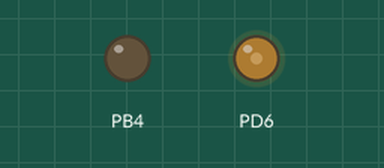
Recording of a program running on a simulated ATmega328P, built with avr-gcc and emulated at 16 MHz. On the bench: output pins drawn as LEDs (lit = HIGH). At 0.0 s the program stops and its outputs stay as they are.

Above: at 0.1 s.
Timing chart, 0 to 1.5 s (numbered marks = the images above):
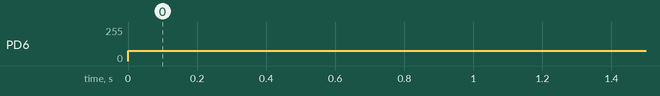

The program:

main.c
```c
#define F_CPU 16000000UL
#include <avr/io.h>
#include <util/delay.h>

int main(void)


{
	DDRD|=(1<<DDD6);  //configure PD6 as output sice we are using OCR0A
	DDRB|=(1<<DDB4);


	//set in phase correct PWM
	TCCR0A|=(1<<WGM00);
	TCCR0A&=~(1<<WGM01);

	//configure in non inverting PWM
	TCCR0A|=(1<<COM0A1);
	TCCR0A&=~(1<<COM0A0);

	//configure for prescalar 64 value
	TCCR0B&=~(1<<CS02);
	TCCR0B|=(1<<CS01)|(1<<CS00);

	OCR0A=77; //Duty cycle 30%

	while (1)
	{

	}
}
```

Measured:
- by itself, PD6: 0/255 → 77/255 at 0.00 s
